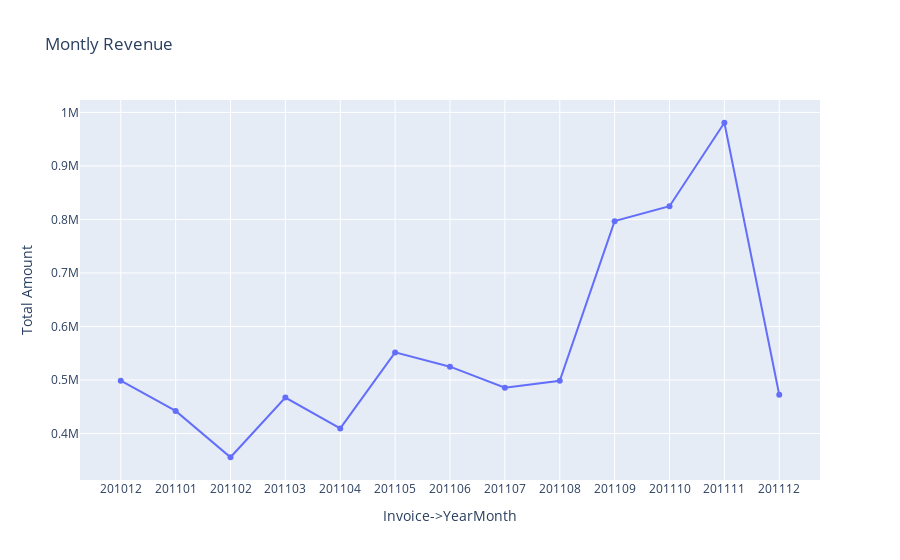

The cell this chart's notebook holds for it:
### Markdown cell above
1. Monthly Revenue

### Code cell
#Visulaization
plot_df = [go.Scatter(x=df_revenue['Invoice->YearMonth'],y=df_revenue['Total Amount'],)]

plot_layout = go.Layout(
        xaxis={"type": "category"},
        title='Montly Revenue',
        xaxis_title="Invoice->YearMonth",
        yaxis_title="Total Amount",
        
)

fig = go.Figure(data=plot_df, layout=plot_layout)
pyoff.iplot(fig)

### Figure 1 — Plotly figure (JSON) as saved in the notebook; plotly's stock layout.template omitted (floating-point values rounded to 4 significant figures)
{"data": [{"type": "scatter", "x": [201012, 201101, 201102, 201103, 201104, 201105, 201106, 201107, 201108, 201109, 201110, 201111, 201112], "y": [498700.0, 442200.0, 355700.0, 467200.0, 409600.0, 551600.0, 524900.0, 485600.0, 498500.0, 796800.0, 824800.0, 980600.0, 472400.0]}], "layout": {"title": {"text": "Montly Revenue"}, "xaxis": {"title": {"text": "Invoice->YearMonth"}, "type": "category"}, "yaxis": {"title": {"text": "Total Amount"}}}}
